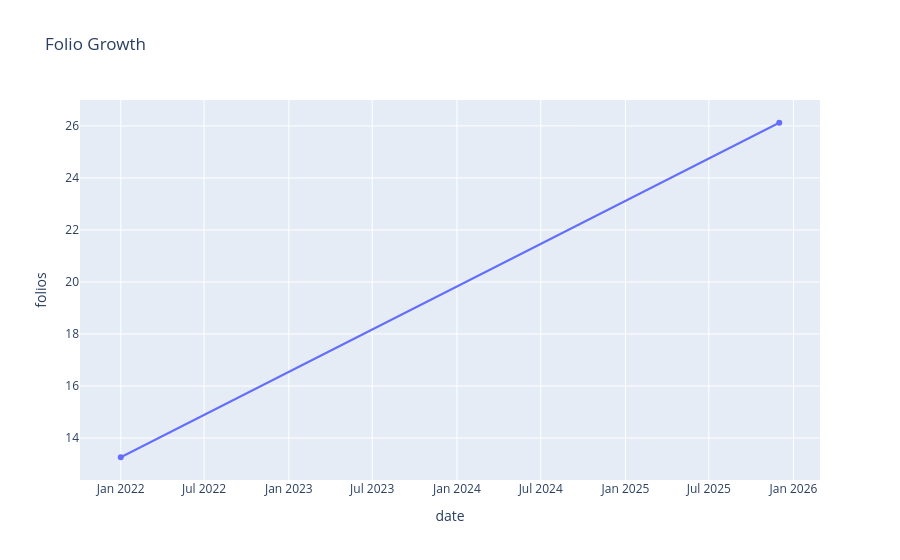

Write notebook code for a chart like this one.
### Code cell
folio = pd.DataFrame({
    "date": ["2022-01", "2025-12"],
    "folios": [13.26, 26.12]
})

fig = px.line(
    folio,
    x="date",
    y="folios",
    markers=True,
    title="Folio Growth"
)

fig.show()

### Figure 1 — Plotly figure (JSON) as saved in the notebook; plotly's stock layout.template omitted (floating-point values rounded to 4 significant figures)
{"data": [{"hovertemplate": "date=%{x}<br>folios=%{y}<extra></extra>", "legendgroup": "", "line": {"color": "#636efa", "dash": "solid"}, "marker": {"symbol": "circle"}, "mode": "lines+markers", "name": "", "orientation": "v", "showlegend": false, "type": "scatter", "x": ["2022-01", "2025-12"], "xaxis": "x", "y": [13.26, 26.12], "yaxis": "y"}], "layout": {"legend": {"tracegroupgap": 0}, "title": {"text": "Folio Growth"}, "xaxis": {"anchor": "y", "domain": [0, 1], "title": {"text": "date"}}, "yaxis": {"anchor": "x", "domain": [0, 1], "title": {"text": "folios"}}}}
